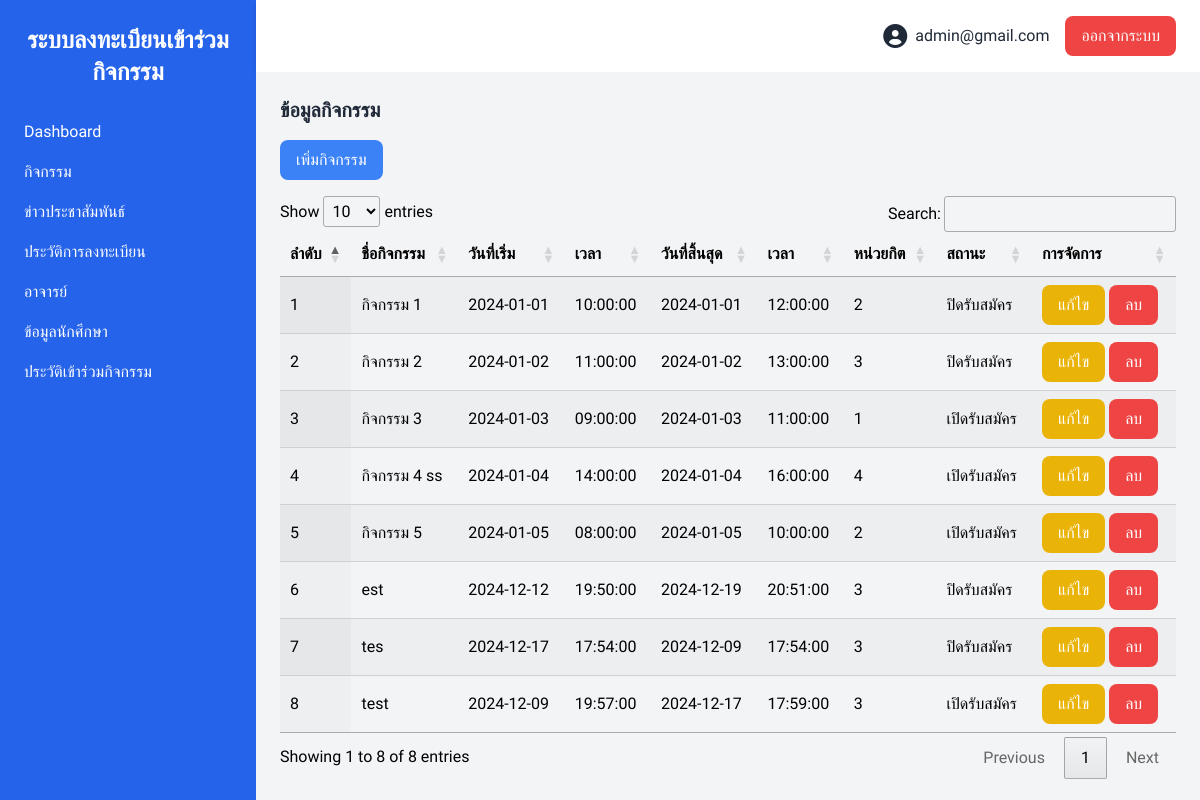
The page /admin_activity.php (signed in) on the database its author committed.
### tables this page shows
CREATE TABLE `activities` (
  `id` int(11) NOT NULL,
  `name` varchar(255) NOT NULL,
  `description` text NOT NULL,
  `start_date` date NOT NULL,
  `start_time` time NOT NULL,
  `end_date` date NOT NULL,
  `end_time` time NOT NULL,
  `credits` int(11) NOT NULL,
  `status` tinyint(1) NOT NULL DEFAULT 1,
  `image` varchar(255) NOT NULL,
  `created_at` timestamp NOT NULL DEFAULT current_timestamp(),
  `updated_at` timestamp NOT NULL DEFAULT current_timestamp() ON UPDATE current_timestamp()
);

### admin_activity.php (the view, shortened to what this page needs)
<?php
include('db_connection.php');
$sql = "SELECT * FROM activities";
$result = $conn->query($sql);
?>
<!DOCTYPE html>
<html lang="en">
<head>
    <link href="https://cdnjs.cloudflare.com/ajax/libs/font-awesome/6.0.0-beta3/css/all.min.css" rel="stylesheet">
    <link rel="stylesheet" href="https://cdn.datatables.net/1.11.5/css/jquery.dataTables.min.css">
    <script src="https://cdn.tailwindcss.com"></script>
</head>
<body class="bg-gray-100 flex min-h-screen">
    <aside class="w-64 bg-blue-600 text-white flex flex-col">
        <div class="p-6 text-center">
            <h1 class="text-2xl font-bold">ระบบลงทะเบียนเข้าร่วมกิจกรรม</h1>
        </div>
         <?php include('menu.php'); ?>
    </aside>
    <div class="flex-1 flex flex-col">
        <?php include('topbar.php'); ?>
        <main class="p-6 bg-gray-100 flex-1">
            <h3 class="text-xl font-bold text-gray-800 mb-4">ข้อมูลกิจกรรม</h3>
            <button class="bg-blue-500 text-white px-4 py-2 rounded-lg mb-4"  onclick="window.location.href='add_activity.php'">เพิ่มกิจกรรม</button>
            <table id="ActivityTable" class="display w-full">
                <thead>
                    <tr>
                        <th>ลำดับ</th>
                        <th>ชื่อกิจกรรม</th>
                        <th>วันที่เริ่ม</th>
                        <th>เวลา</th>
                        <th>วันที่สิ้นสุด</th>
                        <th>เวลา</th>
                        <th>หน่วยกิต</th>
                        <th>สถานะ</th>
                        <th>การจัดการ</th>
                    </tr>
                </thead>
                <tbody>
                    <?php
                    if ($result->num_rows > 0) {
                        while ($row = $result->fetch_assoc()) {
                            $statusText = $row['status'] == 1 ? 'เปิดรับสมัคร' : 'ปิดรับสมัคร';
                            echo "<tr>
                                    <td>{$row['id']}</td>
                                    <td>{$row['name']}</td>
                                    <td>{$row['start_date']}</td>
                                    <td>{$row['start_time']}</td>
                                    <td>{$row['end_date']}</td>
                                    <td>{$row['end_time']}</td>
                                    <td>{$row['credits']}</td>
                                    <td>{$statusText}</td>
                                    <td>
                                        <button class='bg-yellow-500 text-white px-4 py-2 rounded-lg' onclick='editActivity({$row['id']})'>แก้ไข</button>
                                        <button class='bg-red-500 text-white px-4 py-2 rounded-lg' onclick='deleteActivity({$row['id']})'>ลบ</button>
                                    </td>
                                </tr>";
                        }
                    } else {
                        echo "<tr><td colspan='10'>ไม่มีข้อมูลกิจกรรม</td></tr>";
                    }
                    ?>
                </tbody>
            </table>
        </main>
    </div>
</body>
</html>

### admin_activity.php (style rules this page uses)
body { font-family: 'Prompt', sans-serif; }

### rows shown on the page
activities: id "1", name "กิจกรรม 1", start_date "2024-01-01", start_time "10:00:00", end_date "2024-01-01", end_time "12:00:00", credits "2", status "ปิดรับสมัคร"
activities: id "2", name "กิจกรรม 2", start_date "2024-01-02", start_time "11:00:00", end_date "2024-01-02", end_time "13:00:00", credits "3", status "ปิดรับสมัคร"
activities: id "3", name "กิจกรรม 3", start_date "2024-01-03", start_time "09:00:00", end_date "2024-01-03", end_time "11:00:00", credits "1", status "เปิดรับสมัคร"
activities: id "4", name "กิจกรรม 4 ss", start_date "2024-01-04", start_time "14:00:00", end_date "2024-01-04", end_time "16:00:00", credits "4", status "เปิดรับสมัคร"
activities: id "5", name "กิจกรรม 5", start_date "2024-01-05", start_time "08:00:00", end_date "2024-01-05", end_time "10:00:00", credits "2", status "เปิดรับสมัคร"
activities: id "6", name "est", start_date "2024-12-12", start_time "19:50:00", end_date "2024-12-19", end_time "20:51:00", credits "3", status "ปิดรับสมัคร"
activities: id "7", name "tes", start_date "2024-12-17", start_time "17:54:00", end_date "2024-12-09", end_time "17:54:00", credits "3", status "ปิดรับสมัคร"
activities: id "8", name "test", start_date "2024-12-09", start_time "19:57:00", end_date "2024-12-17", end_time "17:59:00", credits "3", status "เปิดรับสมัคร"

### other values the page prints
$_SESSION['email'] "admin@gmail.com"
